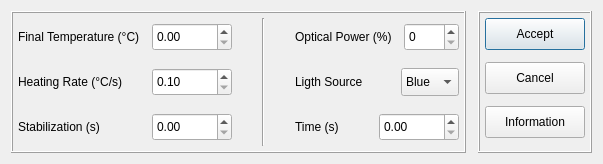
<?xml version="1.0" encoding="UTF-8"?>
<ui version="4.0">
 <class>process</class>
 <widget class="QDialog" name="process">
  <property name="geometry">
   <rect>
    <x>0</x>
    <y>0</y>
    <width>603</width>
    <height>164</height>
   </rect>
  </property>
  <property name="minimumSize">
   <size>
    <width>0</width>
    <height>164</height>
   </size>
  </property>
  <property name="maximumSize">
   <size>
    <width>16777215</width>
    <height>164</height>
   </size>
  </property>
  <property name="windowTitle">
   <string>Illumination</string>
  </property>
  <layout class="QHBoxLayout" name="horizontalLayout_6">
   <property name="spacing">
    <number>12</number>
   </property>
   <item>
    <widget class="QFrame" name="form_area">
     <property name="frameShape">
      <enum>QFrame::Box</enum>
     </property>
     <property name="frameShadow">
      <enum>QFrame::Raised</enum>
     </property>
     <layout class="QHBoxLayout" name="horizontalLayout_3">
      <property name="spacing">
       <number>10</number>
      </property>
      <property name="leftMargin">
       <number>5</number>
      </property>
      <property name="topMargin">
       <number>5</number>
      </property>
      <property name="rightMargin">
       <number>5</number>
      </property>
      <property name="bottomMargin">
       <number>5</number>
      </property>
      <item>
       <layout class="QVBoxLayout" name="layout">
        <property name="spacing">
         <number>12</number>
        </property>
        <item>
         <layout class="QHBoxLayout" name="layout_2">
          <item>
           <widget class="QLabel" name="final_temperature_label">
            <property name="text">
             <string>Final Temperature (°C)</string>
            </property>
           </widget>
          </item>
          <item>
           <widget class="QDoubleSpinBox" name="final_temperature">
            <property name="minimumSize">
             <size>
              <width>80</width>
              <height>28</height>
             </size>
            </property>
            <property name="maximumSize">
             <size>
              <width>80</width>
              <height>16777215</height>
             </size>
            </property>
            <property name="maximum">
             <double>600.000000000000000</double>
            </property>
           </widget>
          </item>
         </layout>
        </item>
        <item>
         <layout class="QHBoxLayout" name="layout_3">
          <item>
           <widget class="QLabel" name="heating_rate_label">
            <property name="text">
             <string>Heating Rate (°C/s)</string>
            </property>
           </widget>
          </item>
          <item>
           <widget class="QDoubleSpinBox" name="heating_rate">
            <property name="minimumSize">
             <size>
              <width>80</width>
              <height>28</height>
             </size>
            </property>
            <property name="maximumSize">
             <size>
              <width>80</width>
              <height>16777215</height>
             </size>
            </property>
            <property name="minimum">
             <double>0.100000000000000</double>
            </property>
            <property name="maximum">
             <double>20.000000000000000</double>
            </property>
           </widget>
          </item>
         </layout>
        </item>
        <item>
         <layout class="QHBoxLayout" name="layout_4">
          <item>
           <widget class="QLabel" name="stabilization_label">
            <property name="text">
             <string>Stabilization (s)</string>
            </property>
           </widget>
          </item>
          <item>
           <widget class="QDoubleSpinBox" name="stabilization">
            <property name="minimumSize">
             <size>
              <width>80</width>
              <height>28</height>
             </size>
            </property>
            <property name="maximumSize">
             <size>
              <width>80</width>
              <height>16777215</height>
             </size>
            </property>
            <property name="maximum">
             <double>99999.000000000000000</double>
            </property>
           </widget>
          </item>
         </layout>
        </item>
       </layout>
      </item>
      <item>
       <spacer name="horizontal_spacer_3">
        <property name="orientation">
         <enum>Qt::Horizontal</enum>
        </property>
        <property name="sizeHint" stdset="0">
         <size>
          <width>40</width>
          <height>20</height>
         </size>
        </property>
       </spacer>
      </item>
      <item>
       <widget class="Line" name="line">
        <property name="orientation">
         <enum>Qt::Vertical</enum>
        </property>
       </widget>
      </item>
      <item>
       <spacer name="horizontal_spacer_4">
        <property name="orientation">
         <enum>Qt::Horizontal</enum>
        </property>
        <property name="sizeHint" stdset="0">
         <size>
          <width>40</width>
          <height>20</height>
         </size>
        </property>
       </spacer>
      </item>
      <item>
       <layout class="QVBoxLayout" name="layout_5">
        <property name="spacing">
         <number>12</number>
        </property>
        <property name="bottomMargin">
         <number>0</number>
        </property>
        <item>
         <layout class="QHBoxLayout" name="layout_6">
          <item>
           <widget class="QLabel" name="optical_power_label">
            <property name="text">
             <string>Optical Power (%)</string>
            </property>
           </widget>
          </item>
          <item>
           <widget class="QSpinBox" name="optical_power">
            <property name="minimumSize">
             <size>
              <width>55</width>
              <height>28</height>
             </size>
            </property>
            <property name="maximumSize">
             <size>
              <width>55</width>
              <height>16777215</height>
             </size>
            </property>
            <property name="maximum">
             <number>100</number>
            </property>
           </widget>
          </item>
         </layout>
        </item>
        <item>
         <layout class="QHBoxLayout" name="layout_7">
          <item>
           <widget class="QLabel" name="ligth_source_label">
            <property name="text">
             <string>Ligth Source</string>
            </property>
           </widget>
          </item>
          <item>
           <widget class="QComboBox" name="ligth_source">
            <property name="minimumSize">
             <size>
              <width>58</width>
              <height>28</height>
             </size>
            </property>
            <property name="maximumSize">
             <size>
              <width>58</width>
              <height>16777215</height>
             </size>
            </property>
            <item>
             <property name="text">
              <string>Blue</string>
             </property>
            </item>
            <item>
             <property name="text">
              <string>IR</string>
             </property>
            </item>
            <item>
             <property name="text">
              <string>AUX</string>
             </property>
            </item>
           </widget>
          </item>
         </layout>
        </item>
        <item>
         <layout class="QHBoxLayout" name="layout_8">
          <item>
           <widget class="QLabel" name="time_label">
            <property name="text">
             <string>Time (s)</string>
            </property>
           </widget>
          </item>
          <item>
           <widget class="QDoubleSpinBox" name="time">
            <property name="minimumSize">
             <size>
              <width>80</width>
              <height>28</height>
             </size>
            </property>
            <property name="maximumSize">
             <size>
              <width>80</width>
              <height>16777215</height>
             </size>
            </property>
            <property name="maximum">
             <double>99999.000000000000000</double>
            </property>
           </widget>
          </item>
         </layout>
        </item>
       </layout>
      </item>
     </layout>
    </widget>
   </item>
   <item>
    <widget class="QFrame" name="button_area">
     <property name="sizePolicy">
      <sizepolicy hsizetype="Minimum" vsizetype="Preferred">
       <horstretch>0</horstretch>
       <verstretch>0</verstretch>
      </sizepolicy>
     </property>
     <property name="minimumSize">
      <size>
       <width>0</width>
       <height>0</height>
      </size>
     </property>
     <property name="maximumSize">
      <size>
       <width>16777215</width>
       <height>16777215</height>
      </size>
     </property>
     <property name="frameShape">
      <enum>QFrame::Box</enum>
     </property>
     <property name="frameShadow">
      <enum>QFrame::Raised</enum>
     </property>
     <layout class="QVBoxLayout" name="verticalLayout_3">
      <property name="spacing">
       <number>12</number>
      </property>
      <property name="leftMargin">
       <number>5</number>
      </property>
      <property name="topMargin">
       <number>5</number>
      </property>
      <property name="rightMargin">
       <number>5</number>
      </property>
      <property name="bottomMargin">
       <number>5</number>
      </property>
      <item>
       <widget class="QPushButton" name="push_button_accept">
        <property name="minimumSize">
         <size>
          <width>100</width>
          <height>32</height>
         </size>
        </property>
        <property name="text">
         <string>Accept</string>
        </property>
        <property name="shortcut">
         <string notr="true">Return</string>
        </property>
       </widget>
      </item>
      <item>
       <widget class="QPushButton" name="push_button_cancel">
        <property name="minimumSize">
         <size>
          <width>100</width>
          <height>32</height>
         </size>
        </property>
        <property name="text">
         <string>Cancel</string>
        </property>
        <property name="shortcut">
         <string notr="true">Esc</string>
        </property>
       </widget>
      </item>
      <item>
       <widget class="QPushButton" name="push_button_information">
        <property name="minimumSize">
         <size>
          <width>100</width>
          <height>32</height>
         </size>
        </property>
        <property name="text">
         <string>Information</string>
        </property>
       </widget>
      </item>
      <item>
       <spacer name="verticalSpacer">
        <property name="orientation">
         <enum>Qt::Vertical</enum>
        </property>
        <property name="sizeHint" stdset="0">
         <size>
          <width>20</width>
          <height>40</height>
         </size>
        </property>
       </spacer>
      </item>
     </layout>
    </widget>
   </item>
  </layout>
 </widget>
 <resources/>
 <connections/>
</ui>
